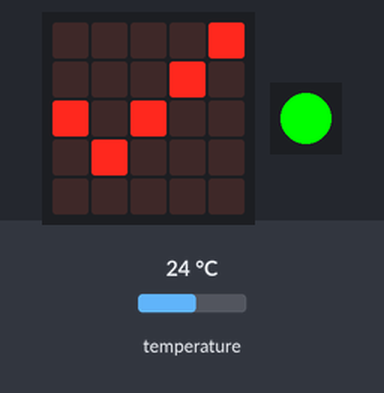
This program was run on a simulated Calliope mini (MakeCode). On the bench: the board's 5×5 LED display, 1 RGB LEDs in strip order, left to right. The test bench sets the inputs (shaded band); at power-on: temperature 24 °C.

Above: at 1.2 s.
1.3 s: temperature set to 20.7 °C
2.8 s: temperature set to 19.4 °C
At 3.9 s:
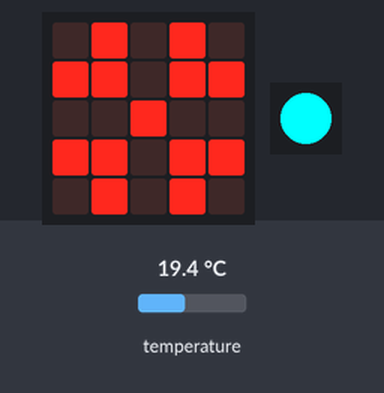
4.8 s: temperature set to 33 °C
At 6.6 s:
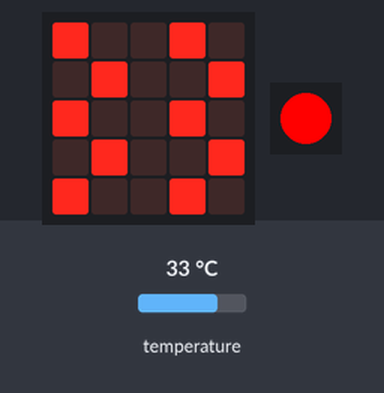
6.9 s: temperature set to 12 °C
At 7.34 s:
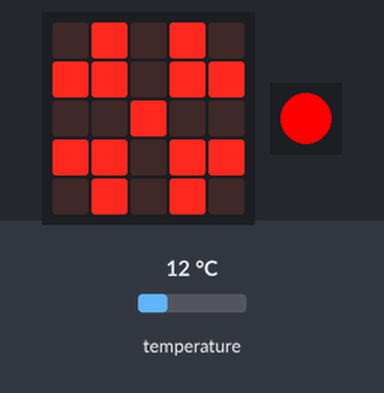
9.0 s: temperature set to 28 °C
At 9.44 s:
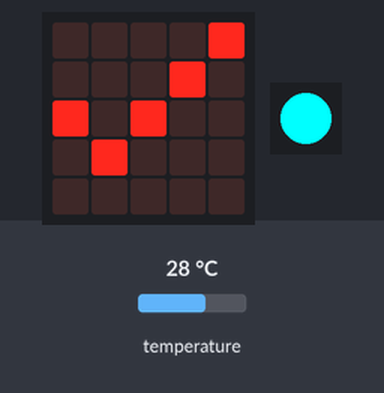
11.1 s: temperature set to 41 °C
At 11.55 s:
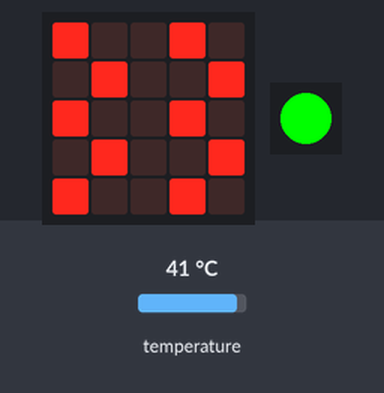
Timing chart, 0 to 14.1 s (numbered marks = the images above; inputs shaded):
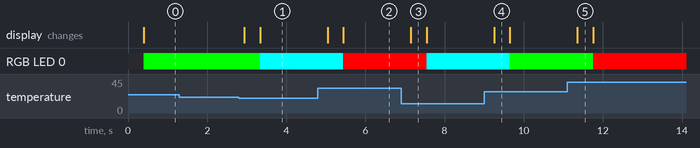

Measured:
- the behaviour switches between 20 and 19.9 °C on temperature (found by bisection; images 0 and 1)
- after the input at 1.3 s, every drawn part: stays the same
- after the input at 2.8 s, RGB LED 0: RGB(0, 255, 0) → RGB(0, 255, 255) after 0.54 s; the display: first changes after 0.14 s (image 1 shows a later state)
- after the input at 4.8 s, RGB LED 0: RGB(0, 255, 255) → RGB(255, 0, 0) after 0.65 s; the display: first changes after 0.25 s (image 2 shows a later state)
- after the input at 6.9 s, RGB LED 0: RGB(255, 0, 0) → RGB(0, 255, 255) after 0.65 s; the display: changes after 0.25 s (image 3)
- after the input at 9.0 s, RGB LED 0: RGB(0, 255, 255) → RGB(0, 255, 0) after 0.65 s; the display: changes after 0.25 s (image 4)
- after the input at 11.1 s, RGB LED 0: RGB(0, 255, 0) → RGB(255, 0, 0) after 0.65 s; the display: changes after 0.25 s (image 5)
- what the display in image 3 shows lasts 0.4 s, from 7.1 s to 7.5 s

The program:

main.ts
```typescript
basic.forever(function () {
    if (input.temperature() > 30) {
        basic.showLeds(`
            # . . # .
            . # . . #
            # . . # .
            . # . . #
            # . . # .
            `)
        basic.setLedColor(0xff0000)
    } else if (input.temperature() < 20) {
        basic.showLeds(`
            . # . # .
            # # . # #
            . . # . .
            # # . # #
            . # . # .
            `)
        basic.setLedColor(0x00ffff)
    } else {
        basic.showLeds(`
            . . . . #
            . . . # .
            # . # . .
            . # . . .
            . . . . .
            `)
        basic.setLedColor(0x00ff00)
    }
})
```

test.ts
```typescript
// Hier kann man Tests durchführen; diese Datei wird nicht kompiliert, wenn dieses Paket als Erweiterung verwendet wird.
```
